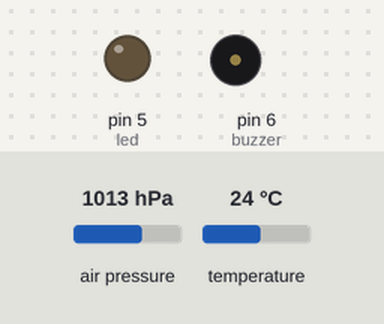
Recording of a sketch running on a simulated Arduino Uno, built with avr-gcc and run on an emulated ATmega328P. On the bench: output pins drawn as LEDs (lit = HIGH), buzzer (waves = sounding). Inputs (shaded band) come from the test bench; at power-on: air pressure 1013 hPa, temperature 24 °C. Storage starts empty; what the sketch prints to the serial monitor is not drawn.

Above: at 0.55 s.
Timing chart, 0 to 3.5 s (numbered marks = the images above):
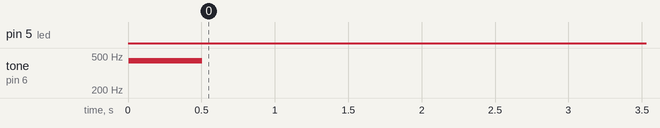

The sketch:

HANKware_-_Datalogger.ino
```cpp
#include <Adafruit_BMP085.h>
#include <SPI.h>
#include <SD.h>

/***************************************************************
 HANKware v1.0 for MOSES R2 Flight Computer

 Datalogger Firmware

 Also Available : Apogee Ejection (Servo and Black Powder)
 Piggy Board Support Coming Soon.
 ****************************************************************/


//Define outputs
int led = 5;
int buzzer = 6;

float altitude;
float pressure;
float groundLevel;
float zeroedAltitude;
float temperature;

String altitudeStr = "";
String temperatureStr = "";
String pressureStr = "";

const int chipSelect = 10;

String dataString = "";

Adafruit_BMP085 bmp;

File dataFile = SD.open("hankware_flightdata.txt", FILE_WRITE);


void setup() {

  Serial.begin(9600);
  Serial.println("Beggining HANKware 1");
  tone(buzzer, 440, 500);
  digitalWrite(led, HIGH);
  delay(500);
  digitalWrite(led, LOW);
  SD.begin(chipSelect);
  groundLevel = bmp.readAltitude();

  pinMode(led, OUTPUT);
  pinMode(buzzer, OUTPUT);

}

void landed() {
  dataFile.close();
  while(true) {
    tone(buzzer, 440, 500);
    digitalWrite(led, HIGH);
    delay(1000);
    digitalWrite(led, LOW);
    }

  }

void loop() {
  digitalWrite(led, LOW);
  altitude = bmp.readAltitude();
  zeroedAltitude = (altitude - groundLevel);
  pressure = bmp.readPressure();
  temperature = bmp.readTemperature();
  altitudeStr = zeroedAltitude;
  temperatureStr = temperature;
  pressureStr = pressure;
  dataString = "Altitude: " + altitudeStr + "Temperature: " + temperatureStr + "Pressure: " + pressureStr;
  dataFile.println(dataString);
  Serial.println(dataString);
  if (zeroedAltitude < 5) {
    delay(5000);
    if (zeroedAltitude < 5){
      landed();
      }
    }
  digitalWrite(led, HIGH);
  delay(250);

}
```

Measured:
- by itself, pin 5 (led): LOW → HIGH at 5.5 s
- by itself, tone on pin 6 (buzzer): goes 440 Hz 0.50 s, silent 5.0 s, 124 × (440 Hz 0.50 s, silent 0.50 s), then 440 Hz
